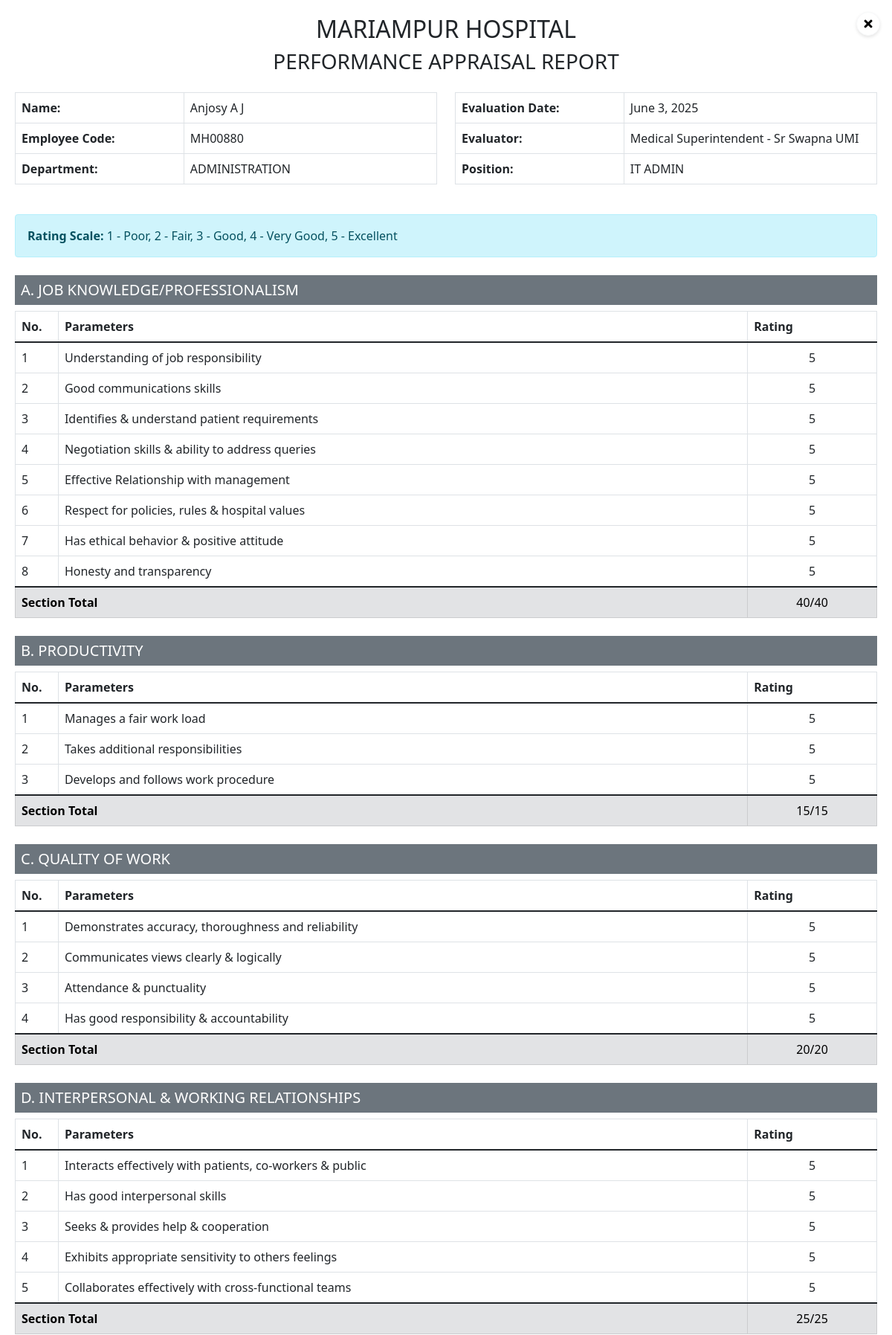
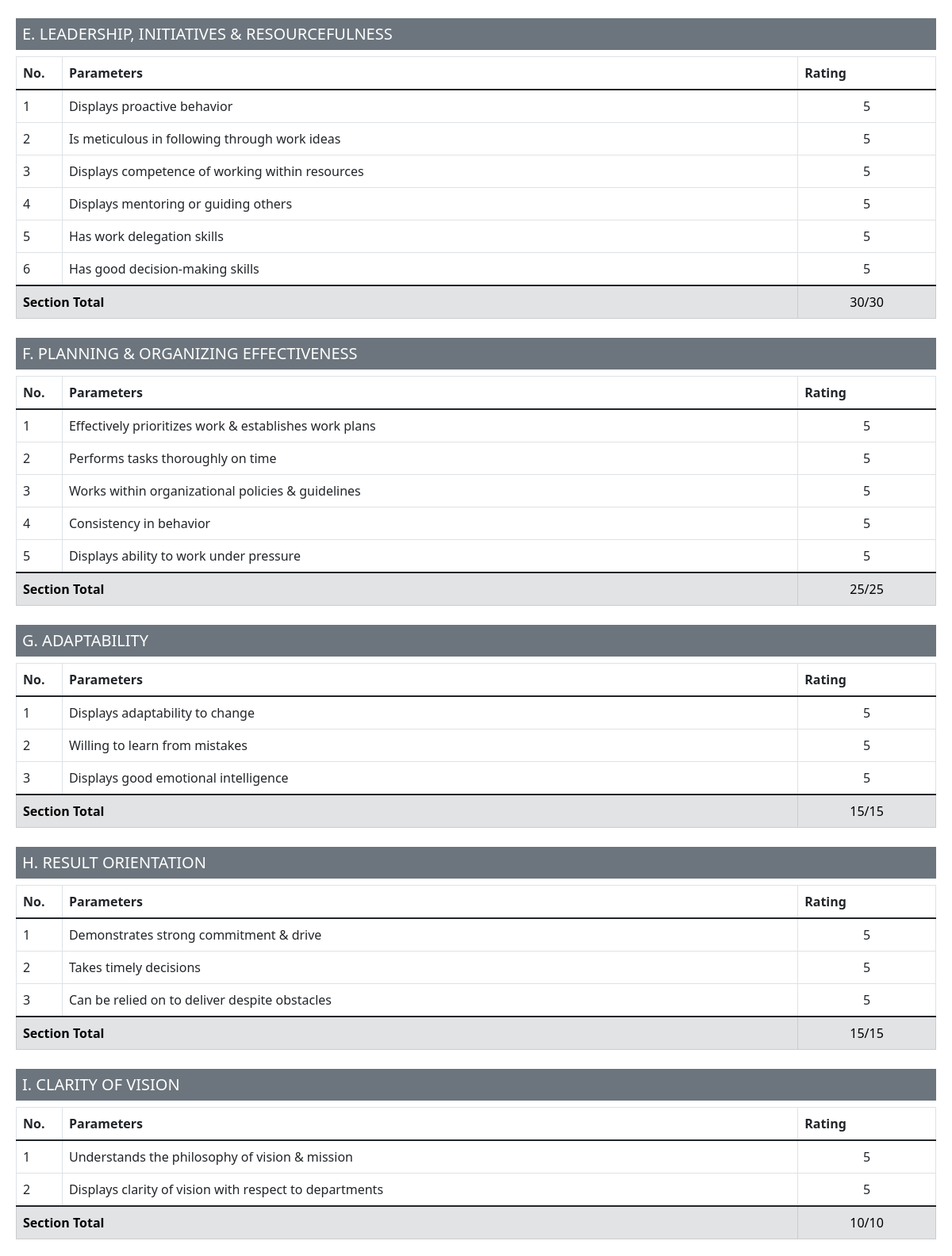
/report/3/view/ (signed in, upper part), run on the app's committed database (2 pictures, top to bottom).
### staff_monitor/models.py (models this page shows, shortened)
class PerformanceReport(models.Model):
    RATING_CHOICES = [
        (1, 'Poor'),
        (2, 'Fair'),
        (3, 'Good'),
        (4, 'Very Good'),
        (5, 'Excellent')
    ]
    staff = models.ForeignKey(Staff, on_delete=models.CASCADE, null=True, blank=True)
    department_head = models.ForeignKey(DepartmentHead, on_delete=models.CASCADE, null=True, blank=True, related_name='performance_reports')
    evaluator = models.ForeignKey(User, on_delete=models.CASCADE)
    date = models.DateField()
    job_responsibility = models.IntegerField(choices=RATING_CHOICES)
    communication_skills = models.IntegerField(choices=RATING_CHOICES)
    patient_requirements = models.IntegerField(choices=RATING_CHOICES)
    negotiation_skills = models.IntegerField(choices=RATING_CHOICES)
    management_relationship = models.IntegerField(choices=RATING_CHOICES)
    policy_adherence = models.IntegerField(choices=RATING_CHOICES)
    ethical_behavior = models.IntegerField(choices=RATING_CHOICES)
    honesty_transparency = models.IntegerField(choices=RATING_CHOICES)
    workload_management = models.IntegerField(choices=RATING_CHOICES)
    additional_responsibilities = models.IntegerField(choices=RATING_CHOICES)
    work_procedure = models.IntegerField(choices=RATING_CHOICES)
    accuracy_reliability = models.IntegerField(choices=RATING_CHOICES)
    clear_communication = models.IntegerField(choices=RATING_CHOICES)
    attendance_punctuality = models.IntegerField(choices=RATING_CHOICES)
    responsibility_accountability = models.IntegerField(choices=RATING_CHOICES)
    interaction_effectiveness = models.IntegerField(choices=RATING_CHOICES)
    interpersonal_skills = models.IntegerField(choices=RATING_CHOICES)
    team_cooperation = models.IntegerField(choices=RATING_CHOICES)
    sensitivity = models.IntegerField(choices=RATING_CHOICES)
    cross_functional_collaboration = models.IntegerField(choices=RATING_CHOICES)
    proactive_behavior = models.IntegerField(choices=RATING_CHOICES)
    work_ideas = models.IntegerField(choices=RATING_CHOICES)
    resource_competence = models.IntegerField(choices=RATING_CHOICES)
    mentoring_skills = models.IntegerField(choices=RATING_CHOICES)
    delegation_skills = models.IntegerField(choices=RATING_CHOICES)
    decision_making = models.IntegerField(choices=RATING_CHOICES)
    work_prioritization = models.IntegerField(choices=RATING_CHOICES)
    timely_completion = models.IntegerField(choices=RATING_CHOICES)
    policy_compliance = models.IntegerField(choices=RATING_CHOICES)
    behavior_consistency = models.IntegerField(choices=RATING_CHOICES)
    pressure_handling = models.IntegerField(choices=RATING_CHOICES)
    change_adaptability = models.IntegerField(choices=RATING_CHOICES)
    learning_attitude = models.IntegerField(choices=RATING_CHOICES)
    emotional_intelligence = models.IntegerField(choices=RATING_CHOICES)
    commitment_drive = models.IntegerField(choices=RATING_CHOICES)
    timely_decisions = models.IntegerField(choices=RATING_CHOICES)
    obstacle_handling = models.IntegerField(choices=RATING_CHOICES)
    hospital_vision = models.IntegerField(choices=RATING_CHOICES)
    department_vision = models.IntegerField(choices=RATING_CHOICES)
    problem_identification = models.IntegerField(choices=RATING_CHOICES)
    solution_approach = models.IntegerField(choices=RATING_CHOICES)
    pressure_case_handling = models.IntegerField(choices=RATING_CHOICES)
    special_remarks = models.TextField(blank=True)
    total_score = models.IntegerField(default=0)
    percentage = models.DecimalField(max_digits=5, decimal_places=2, default=0)
    class Meta:
        constraints = [
            models.UniqueConstraint(
                fields=['staff', 'date'],
                condition=models.Q(staff__isnull=False),
                name='unique_staff_date'
            ),
            models.UniqueConstraint(
                fields=['department_head', 'date'],
                condition=models.Q(department_head__isnull=False),
                name='unique_department_head_date'
            ),
            models.CheckConstraint(
                check=(
                    models.Q(staff__isnull=False, department_head__isnull=True) |
                    models.Q(staff__isnull=True, department_head__isnull=False)
                ),
                name='only_staff_or_department_head'
            )
        ]
        ordering = ['-date']
    def get_performance_status(self):
        if self.percentage < 50:
            return "Needs improvement & reassessment after 3 months"
        elif 50 <= self.percentage <= 75:
            return "Satisfactory performance but under observation"
        else:
            return "Good performance"

class Staff(models.Model):
    user = models.OneToOneField(User, on_delete=models.CASCADE)
    employee_id = models.CharField(max_length=20, unique=True)
    department = models.ForeignKey(Department, on_delete=models.PROTECT)
    subdepartment = models.ForeignKey(SubDepartment, on_delete=models.PROTECT, null=True, blank=True)
    position = models.CharField(max_length=100)
    joining_date = models.DateField()
    appointment_date = models.DateField(null=True, blank=True)

class Department(models.Model):
    name = models.CharField(max_length=100, unique=True)
    created_at = models.DateTimeField(auto_now_add=True)
    def __str__(self):
        return self.name
    class Meta:
        ordering = ['name']

### staff_monitor/views.py (the view, shortened to what this page needs)
# urls.py: path('report/<int:report_id>/view/', views.view_report, name='view_report'),
@login_required
def view_report(request, report_id):
    report = get_object_or_404(PerformanceReport, id=report_id)
    return render(request, 'staff_monitor/print_report.html', {
        'report': report,
        'sections': get_report_sections(report),
        'section_totals': get_section_totals(report)
    })

### staff_monitor/templatetags/custom_filters.py (called while the page is built)
@register.filter
def multiply(value, arg):
    return value * arg

@register.filter
def get_item(dictionary, key):
    return dictionary.get(key)

### staff_monitor/templates/staff_monitor/print_report.html (shortened to what this page needs)
{% extends 'staff_monitor/base_print.html' %}
{% load custom_filters %}
{% block content %}
<div class="container print-container">
    <div class="no-print position-absolute top-0 end-0 p-3">
        <a href="{% url 'report_list' %}" class="btn btn-light btn-sm close-btn">
            <i class="fas fa-times"></i>
        </a>
    </div>
    <div class="text-center mb-4">
        <h2 class="hospital-name">MARIAMPUR HOSPITAL</h2>
        <h3 class="report-title">PERFORMANCE APPRAISAL REPORT</h3>
    </div>
    <div class="row mb-4">
        <div class="col-6">
            <table class="table table-bordered">
                <tr>
                    <th width="40%">Name:</th>
                    <td>
                        {% if report.staff %}
                            {{ report.staff.user.get_full_name }}
                        {% elif report.department_head %}
                            {{ report.department_head.user.get_full_name }}
                        {% endif %}
                    </td>
                </tr>
                <tr>
                    <th>Employee Code:</th>
                    <td>
                        {% if report.staff %}
                            {{ report.staff.employee_id }}
                        {% elif report.department_head %}
                            DH-{{ report.department_head.id }}
                        {% endif %}
                    </td>
                </tr>
                <tr>
                    <th>Department:</th>
                    <td>
                        {% if report.staff %}
                            {{ report.staff.department }}
                        {% elif report.department_head %}
                            {{ report.department_head.department }}
                        {% endif %}
                    </td>
                </tr>
            </table>
        </div>
        <div class="col-6">
            <table class="table table-bordered">
                <tr>
                    <th width="40%">Evaluation Date:</th>
                    <td>{{ report.date }}</td>
                </tr>
                <tr>
                    <th>Evaluator:</th>
                    <td>
                        {% if report.evaluator.is_staff %}
                            HR Director - {{ report.evaluator.get_full_name }}
                        {% else %}
                            Medical Superintendent - {{ report.evaluator.get_full_name }}
                        {% endif %}
                    </td>
                </tr>
                <tr>
                    <th>Position:</th>
                    <td>
                        {% if report.staff %}
                            {{ report.staff.position }}
                        {% elif report.department_head %}
                            {{ report.department_head.designation }}
                        {% endif %}
                    </td>
                </tr>
            </table>
        </div>
    </div>
    <div class="alert alert-info mb-4">
        <strong>Rating Scale:</strong> 1 - Poor, 2 - Fair, 3 - Good, 4 - Very Good, 5 - Excellent
    </div>
    {% for section, params in sections.items %}
    <div class="section-card mb-4">
        <h5 class="section-header bg-secondary text-white p-2">{{ section }}</h5>
        <table class="table table-bordered">
            <thead>
                <tr>
                    <th width="5%">No.</th>
                    <th>Parameters</th>
                    <th width="15%">Rating</th>
                </tr>
            </thead>
            <tbody>
                {% for param in params %}
                <tr>
                    <td>{{ forloop.counter }}</td>
                    <td>{{ param.name }}</td>
                    <td class="text-center">{{ param.value }}</td>
                </tr>
                {% endfor %}
            </tbody>
            <tfoot>
                <tr class="table-secondary">
                    <th colspan="2">Section Total</th>
                    <td class="text-center">{{ section_totals|get_item:section }}/{{ params|length|multiply:5 }}</td>
                </tr>
            </tfoot>
        </table>
    </div>
    {% endfor %}
</div>
{% endblock %}

### staff_monitor/templates/staff_monitor/base_print.html (style rules this page uses)
body { background-color: #fff; }
.print-container { max-width: 1200px; margin: 0 auto; padding: 20px; }

### staff_monitor/templates/staff_monitor/print_report.html (style rules this page uses)
.close-btn { width: 32px; height: 32px; padding: 0; display: flex; align-items: center; justify-content: center; border-radius: 50%; transition: all 0.3s ease; background-color: #fff; box-shadow: 0 2px 4px rgba(0,0,0,0.1); }
.close-btn i { font-size: 1rem; }

### data on the page
PerformanceReport: staff.user.get_full_name "Anjosy A J", staff.employee_id "MH00880", staff.department "ADMINISTRATION", date "June 3, 2025", evaluator.get_full_name "Sr Swapna UMI", staff.position "IT ADMIN"

### other printed values
{{ section }} "A. JOB KNOWLEDGE/PROFESSIONALISM" "B. PRODUCTIVITY" "C. QUALITY OF WORK" "D. INTERPERSONAL & WORKING RELATIONSHIPS" "E. LEADERSHIP, INITIATIVES & RESOURCEFULNESS" "F. PLANNING & ORGANIZING EFFECTIVENESS" "G. ADAPTABILITY" "H. RESULT ORIENTATION" "I. CLARITY OF VISION"
{{ param.name }} "Understanding of job responsibility" "Good communications skills" "Identifies & understand patient requirements" "Negotiation skills & ability to address queries" "Effective Relationship with management" "Respect for policies, rules & hospital values" "Has ethical behavior & positive attitude" "Honesty and transparency" "Manages a fair work load" "Takes additional responsibilities" "Develops and follows work procedure" "Demonstrates accuracy, thoroughness and reliability" "Communicates views clearly & logically" "Attendance & punctuality" "Has good responsibility & accountability" "Interacts effectively with patients, co-workers & public" "Has good interpersonal skills" "Seeks & provides help & cooperation" "Exhibits appropriate sensitivity to others feelings" "Collaborates effectively with cross-functional teams" "Displays proactive behavior" "Is meticulous in following through work ideas" "Displays competence of working within resources" "Displays mentoring or guiding others" "Has work delegation skills" "Has good decision-making skills" "Effectively prioritizes work & establishes work plans" "Performs tasks thoroughly on time" "Works within organizational policies & guidelines" "Consistency in behavior" "Displays ability to work under pressure" "Displays adaptability to change" "Willing to learn from mistakes" "Displays good emotional intelligence" "Demonstrates strong commitment & drive" "Takes timely decisions" "Can be relied on to deliver despite obstacles" "Understands the philosophy of vision & mission" "Displays clarity of vision with respect to departments"
{{ param.value }} "5" "5" "5" "5" "5" "5" "5" "5" "5" "5" "5" "5" "5" "5" "5" "5" "5" "5" "5" "5" "5" "5" "5" "5" "5" "5" "5" "5" "5" "5" "5" "5" "5" "5" "5" "5" "5" "5" "5"
{{ section_totals|get_item:section }} "40" "15" "20" "25" "30" "25" "15" "15" "10"
{{ params|length|multiply:5 }} "40" "15" "20" "25" "30" "25" "15" "15" "10"
